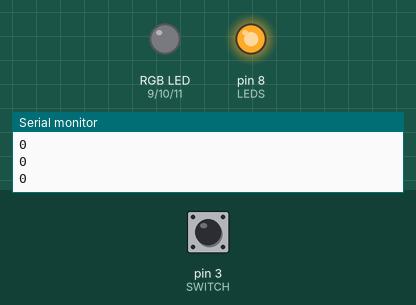
This sketch was run on a simulated Arduino Uno, built with avr-gcc and run on an emulated ATmega328P. Parts: an RGB LED mixed from three pins (HIGH = lit), output pins drawn as LEDs (lit = HIGH), the last lines printed to the serial monitor. The test bench sets the inputs (shaded band); at power-on: pin 3 (SWITCH) LOW. Dim RGB values are drawn brighter than linear.

Above: at 1.8 s.
1.9 s: pin 3 (SWITCH) pulled HIGH for 0.6 s
At 2.9 s:
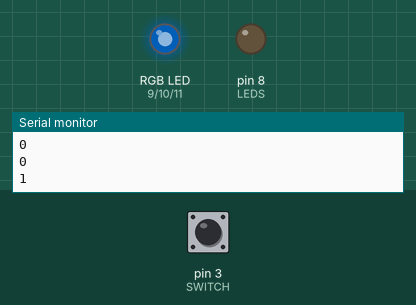
At 8.24 s:
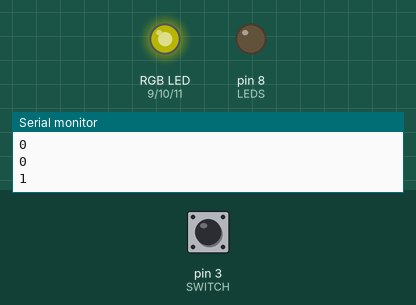
10.9 s: pin 3 (SWITCH) pulled HIGH for 1 s
At 14.94 s:
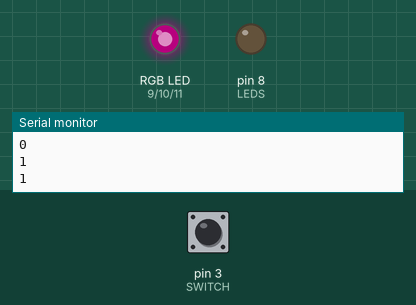
Timing chart, 0 to 21.9 s (numbered marks = the images above; inputs shaded):
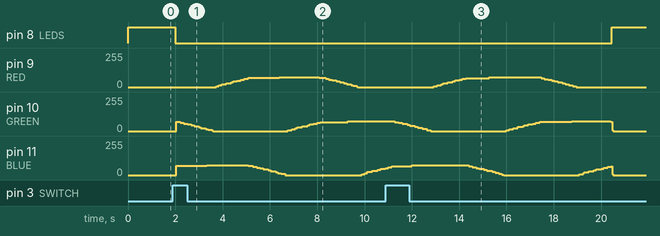

Measured:
- after the input at 1.9 s, pin 8 (LEDS): HIGH → LOW after 0.10 s; pin 9 (RED): rises from 0/255 to 74/255 in 2.7 s, then falls to 0/255 in 3.3 s
- after the input at 10.9 s, pin 8 (LEDS): LOW → HIGH after 9.5 s instead of 0.32 s; pin 9 (RED): rises from 0/255 to 73/255 in 2.4 s, then falls to 0/255 in 3.7 s

The sketch:

rbg_driver.ino
```cpp
#define RED 9
#define GREEN 10
#define BLUE 11

#define SWITCH 3
#define LEDS 8


unsigned char red, green, blue = 255;


void setHSV(int hue)
{
  char r, g, b;
  unsigned int accent = hue / 60;
  unsigned char bottom = 0;
  unsigned char top = 255;
  unsigned char rising = (255 * (hue % 60)) / 60;
  unsigned char falling = (255 * (60 - hue % 60)) / 60;

  switch (accent)
  {
  case 0:
    r = top;
    g = rising;
    b = bottom;
    break;
  case 1:
    r = falling;
    g = top;
    b = bottom;
    break;
  case 2:
    r = bottom;
    g = top;
    b = rising;
    break;
  case 3:
    r = bottom;
    g = falling;
    b = top;
    break;
  case 4:
    r = rising;
    g = bottom;
    b = top;
    break;
  case 5:
    r = top;
    g = bottom;
    b = falling;
    break;
  }

  red = r;
  green = g;
  blue = b;


}


void setup() {
  // put your setup code here, to run once:
  pinMode(SWITCH,INPUT);
  pinMode(LEDS,OUTPUT);
  pinMode(RED,OUTPUT);
  pinMode(GREEN,OUTPUT);
  pinMode(BLUE,OUTPUT);
  Serial.begin(9600);
}

void loop() {
  // put your main code here, to run repeatedly:

  int val = digitalRead(SWITCH);
  Serial.println(val);

  if(val){
    digitalWrite(LEDS,LOW);


    for(int i =0;i<360;i++){

      setHSV(i);

      for(int j=0;j<2;j++){
        for(int k=0;k<255;k++){
          if(red<k){
            digitalWrite(RED,HIGH);
          }
          delayMicroseconds(10);
          digitalWrite(RED,LOW);

          if(green<k){
            digitalWrite(GREEN,HIGH);
          }
          delayMicroseconds(10);
          digitalWrite(GREEN,LOW);

          if(blue<k){
            digitalWrite(BLUE,HIGH);
          }
          delayMicroseconds(10);
          digitalWrite(BLUE,LOW);


        }


      }


    }


  }else{
    digitalWrite(LEDS,HIGH);
    digitalWrite(RED,LOW);
    digitalWrite(GREEN,LOW);
    digitalWrite(BLUE,LOW);

    delay(500);
  }


}
```
